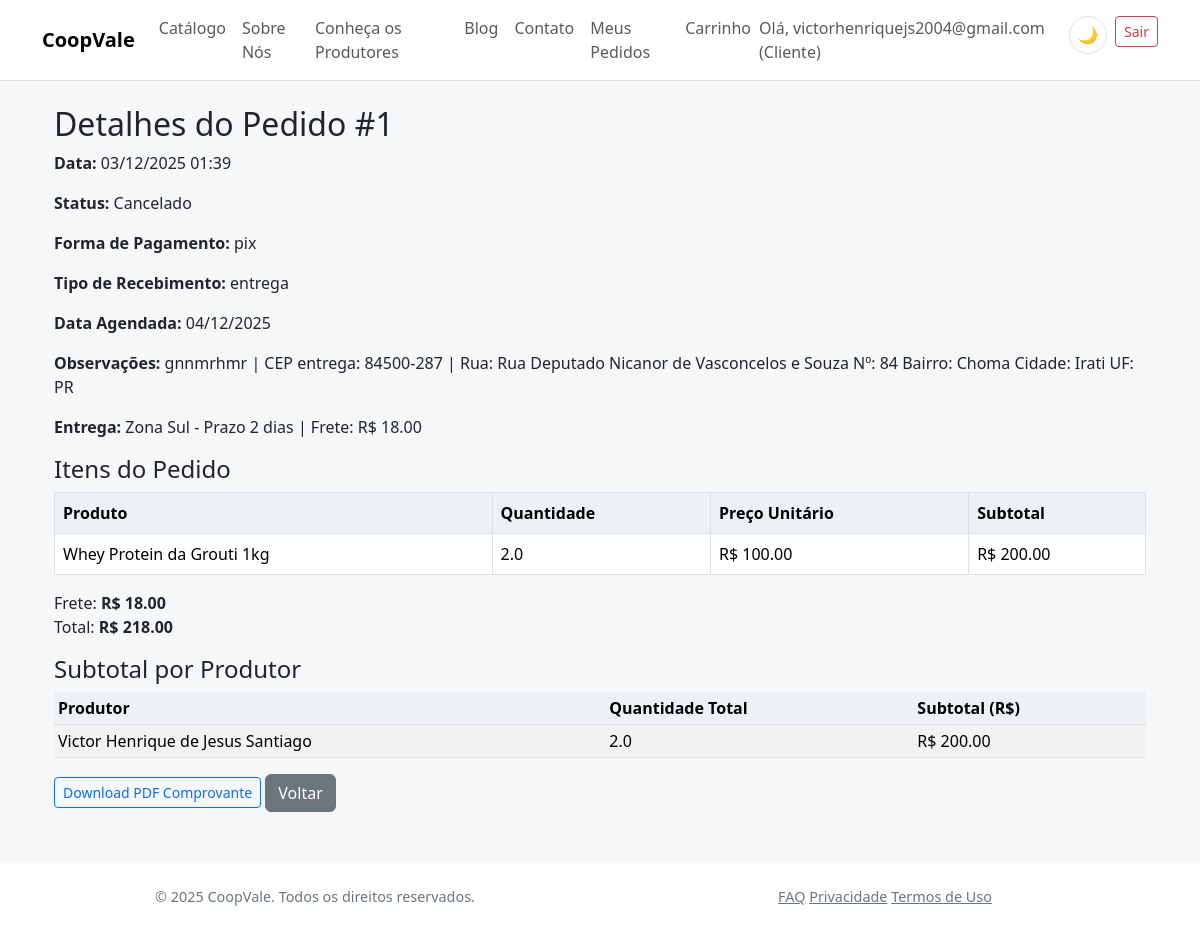
The app's page /pedidos/pedido/1 (signed in) with its own data.
### app/models/core.py (models this page shows, shortened)
class Usuario(db.Model, UserMixin):
    __tablename__ = 'usuarios'
    id = db.Column(db.Integer, primary_key=True)
    email = db.Column(db.String(150), unique=True, nullable=False)
    senha_hash = db.Column(db.String(256), nullable=False)
    tipo_usuario = db.Column(db.String(50), nullable=False, default='visitante')
    ativo = db.Column(db.Boolean, default=True)
    produtor_perfil = db.relationship('Produtor', backref='usuario', uselist=False, lazy=True)
    cliente_perfil = db.relationship('Cliente', backref='usuario', uselist=False, lazy=True)

class Pedido(db.Model):
    __tablename__ = 'pedidos'
    id = db.Column(db.Integer, primary_key=True)
    cliente_id = db.Column(db.Integer, db.ForeignKey('clientes.id'), nullable=False)
    data = db.Column(db.DateTime, default=lambda: datetime.now(timezone.utc))
    status = db.Column(db.String(50), default='Aguardando confirmação')
    forma_pagamento = db.Column(db.String(50))
    tipo_recebimento = db.Column(db.String(50))
    total = db.Column(db.Float, default=0.0)
    entrega_tipo = db.Column(db.String(20))  # 'retirada' ou 'entrega'
    ponto_retirada_id = db.Column(db.Integer, db.ForeignKey('pontos_retirada.id'))
    taxa_entrega_id = db.Column(db.Integer, db.ForeignKey('taxas_entrega.id'))
    valor_frete = db.Column(db.Float, default=0.0)
    data_agendada = db.Column(db.DateTime)
    observacoes = db.Column(db.Text)
    data_cancelamento = db.Column(db.DateTime)
    motivo_cancelamento = db.Column(db.Text)
    cancelado_por = db.Column(db.String(50))  # cliente, admin, sistema
    itens = db.relationship('ItemPedido', backref='pedido', lazy=True)
    ponto_retirada = db.relationship('PontoRetirada', backref='pedidos', lazy=True)
    taxa_entrega = db.relationship('TaxaEntrega', backref='pedidos', lazy=True)

class TaxaEntrega(db.Model):
    __tablename__ = 'taxas_entrega'
    id = db.Column(db.Integer, primary_key=True)
    regiao = db.Column(db.String(100), nullable=False)
    valor = db.Column(db.Float, nullable=False)
    prazo_dias = db.Column(db.Integer, default=1)
    ativo = db.Column(db.Boolean, default=True)

class ItemPedido(db.Model):
    __tablename__ = 'itens_pedido'
    id = db.Column(db.Integer, primary_key=True)
    pedido_id = db.Column(db.Integer, db.ForeignKey('pedidos.id'), nullable=False)
    produto_id = db.Column(db.Integer, db.ForeignKey('produtos.id'), nullable=False)
    quantidade = db.Column(db.Float, nullable=False)
    preco_unitario = db.Column(db.Float, nullable=False)
    produto = db.relationship('Produto')

class Produto(db.Model):
    __tablename__ = 'produtos'
    id = db.Column(db.Integer, primary_key=True)
    nome = db.Column(db.String(150), nullable=False)
    descricao = db.Column(db.Text)
    preco = db.Column(db.Float, nullable=False)
    unidade = db.Column(db.String(20))
    estoque = db.Column(db.Float, default=0.0)
    imagens = db.Column(db.Text)
    tags = db.Column(db.String(200))
    subcategoria = db.Column(db.String(100))
    origem = db.Column(db.String(150))
    informacoes_nutricionais = db.Column(db.Text)
    preco_promocional = db.Column(db.Float)
    sazonal_inicio = db.Column(db.DateTime)
    sazonal_fim = db.Column(db.DateTime)
    produtor_id = db.Column(db.Integer, db.ForeignKey('produtores.id'), nullable=False)
    categoria_id = db.Column(db.Integer, db.ForeignKey('categorias.id'), nullable=False)
    reviews = db.relationship('Review', backref='produto', lazy=True)

class Produtor(db.Model):
    __tablename__ = 'produtores'
    id = db.Column(db.Integer, primary_key=True)
    usuario_id = db.Column(db.Integer, db.ForeignKey('usuarios.id'), unique=True, nullable=False)
    nome = db.Column(db.String(150), nullable=False)
    cpf = db.Column(db.String(14), unique=True, nullable=False)
    telefone = db.Column(db.String(20))
    endereco = db.Column(db.Text)
    certificacoes = db.Column(db.Text)
    descricao = db.Column(db.Text)
    fotos = db.Column(db.Text)
    produtos = db.relationship('Produto', backref='produtor', lazy=True)

### app/blueprints/pedidos/routes.py (the view)
@pedidos_bp.route('/pedido/<int:pedido_id>', endpoint='detalhe_pedido')
@login_required
def detalhe_pedido(pedido_id):
    pedido = db.session.get(Pedido, pedido_id)
    if not pedido:
        abort(404)
    if pedido.cliente.usuario_id != current_user.id:
        flash('Acesso não autorizado.', 'danger')
        return redirect(url_for('pedidos.historico'))
    mapa = {}
    for item in pedido.itens:
        produtor = item.produto.produtor
        if not produtor:
            pid = 'na'
            nome = 'N/A'
        else:
            pid = produtor.id
            nome = produtor.nome
        if pid not in mapa:
            mapa[pid] = {'nome': nome, 'quantidade': 0, 'subtotal': 0.0}
        mapa[pid]['quantidade'] += item.quantidade
        mapa[pid]['subtotal'] += float(item.preco_unitario or 0) * item.quantidade
    return render_template('pedidos/detalhe_pedido.html', pedido=pedido, mapa_produtores=mapa)

### app/templates/pedidos/detalhe_pedido.html (shortened to what this page needs)
{% extends 'base.html' %}
{% block content %}
<div class="container mt-4">
  <h2>Detalhes do Pedido #{{ pedido.id }}</h2>
  <p><strong>Data:</strong> {{ pedido.data.strftime('%d/%m/%Y %H:%M') }}</p>
  <p><strong>Status:</strong> {{ pedido.status }}</p>
  <p><strong>Forma de Pagamento:</strong> {{ pedido.forma_pagamento }}</p>
  <p><strong>Tipo de Recebimento:</strong> {{ pedido.tipo_recebimento }}</p>
  <p><strong>Data Agendada:</strong> {{ pedido.data_agendada.strftime('%d/%m/%Y') if pedido.data_agendada else '-' }}</p>
  <p><strong>Observações:</strong> {{ pedido.observacoes or '-' }}</p>
  {% if pedido.entrega_tipo == 'entrega' and pedido.taxa_entrega %}
  <p><strong>Entrega:</strong> {{ pedido.taxa_entrega.regiao }} - Prazo {{ pedido.taxa_entrega.prazo_dias }} dia{% if pedido.taxa_entrega.prazo_dias>1 %}s{% endif %} | Frete: R$ {{ '%.2f'|format(pedido.valor_frete or 0) }}</p>
  {% elif pedido.entrega_tipo == 'retirada' and pedido.ponto_retirada %}
  <p><strong>Ponto de Retirada:</strong> {{ pedido.ponto_retirada.nome }} - {{ pedido.ponto_retirada.endereco }}{% if pedido.ponto_retirada.dias_funcionamento %} ({{ pedido.ponto_retirada.dias_funcionamento }}){% endif %}</p>
  {% endif %}
  <h4>Itens do Pedido</h4>
  <table class="table table-bordered">
    <thead>
      <tr>
        <th>Produto</th>
        <th>Quantidade</th>
        <th>Preço Unitário</th>
        <th>Subtotal</th>
      </tr>
    </thead>
    <tbody>
      {% for item in pedido.itens %}
      <tr>
        <td>{{ item.produto.nome }}</td>
        <td>{{ item.quantidade }}</td>
        <td>R$ {{ '%.2f'|format(item.preco_unitario) }}</td>
        <td>R$ {{ '%.2f'|format(item.preco_unitario * item.quantidade) }}</td>
      </tr>
      {% endfor %}
    </tbody>
  </table>
  <div class="mb-3">
    {% if pedido.valor_frete %}
    <div>Frete: <strong>R$ {{ '%.2f'|format(pedido.valor_frete) }}</strong></div>
    {% endif %}
    <div>Total: <strong>R$ {{ '%.2f'|format(pedido.total) }}</strong></div>
  </div>
  <h4>Subtotal por Produtor</h4>
  <table class="table table-sm table-striped">
    <thead>
      <tr>
        <th>Produtor</th>
        <th>Quantidade Total</th>
        <th>Subtotal (R$)</th>
      </tr>
    </thead>
    <tbody>
      {% for produtor_id, dados in mapa_produtores.items() %}
      <tr>
        <td>{{ dados.nome }}</td>
        <td>{{ dados.quantidade }}</td>
        <td>R$ {{ '%.2f'|format(dados.subtotal) }}</td>
      </tr>
      {% endfor %}
    </tbody>
  </table>
  <a href="{{ url_for('pedidos.comprovante_pdf', pedido_id=pedido.id) }}" class="btn btn-outline-primary btn-sm">Download PDF Comprovante</a>
  <a href="{{ url_for('pedidos.historico') }}" class="btn btn-secondary">Voltar</a>
</div>
{% endblock %}

### app/templates/base.html (shortened to what this page needs)
<!doctype html>
<html lang="pt-br">
<head>
    <link href="https://cdn.jsdelivr.net/npm/bootstrap@5.3.2/dist/css/bootstrap.min.css" rel="stylesheet">
    <link href="{{ url_for('static', filename='css/theme.css') }}" rel="stylesheet">
</head>
<body>
    <nav class="navbar navbar-expand-lg navbar-light bg-light border-bottom">
        <div class="container">
            <a class="navbar-brand" href="{{ url_for('main_bp.index') }}">CoopVale</a>
            <div class="collapse navbar-collapse" id="navbarNav">
                <ul class="navbar-nav me-auto">
                    <li class="nav-item">
                        <a class="nav-link" href="{{ url_for('produtos_bp.catalogo') }}">Catálogo</a>
                    </li>
                    <li class="nav-item">
                        <a class="nav-link" href="{{ url_for('main_bp.sobre') }}">Sobre Nós</a>
                    </li>
                    <li class="nav-item">
                        <a class="nav-link" href="{{ url_for('main_bp.produtores') }}">Conheça os Produtores</a>
                    </li>
                    <li class="nav-item">
                        <a class="nav-link" href="{{ url_for('main_bp.blog_redirect') }}">Blog</a>
                    </li>
                    <li class="nav-item">
                        <a class="nav-link" href="{{ url_for('main_bp.contato') }}">Contato</a>
                    </li>
                    {% if current_user.is_authenticated and current_user.tipo_usuario == 'cliente' %}
                    <li class="nav-item">
                        <a class="nav-link" href="{{ url_for('pedidos.historico') }}">Meus Pedidos</a>
                    </li>
                    <li class="nav-item">
                        <a class="nav-link" href="{{ url_for('pedidos.carrinho') }}">Carrinho</a>
                    </li>
                    {% endif %}
                </ul>
                <ul class="navbar-nav">
                    {% if current_user.is_authenticated %}
                    <li class="nav-item">
                        <span class="navbar-text me-3">
                            Olá, {{ current_user.email }} ({{ current_user.tipo_usuario.capitalize() }})
                        </span>
                    </li>
                    <li class="nav-item me-2">
                        <button class="theme-toggle" id="themeToggle" title="Alternar tema">
                            <span id="themeIcon">🌙</span>
                        </button>
                    </li>
                    <li class="nav-item">
                        <a class="btn btn-sm btn-outline-danger" href="{{ url_for('auth.logout') }}">Sair</a>
                    </li>
                    {% endif %}
                </ul>
            </div>
        </div>
    </nav>
    <div class="container mt-4">
        {% block content %}{% endblock %}
    </div>
    <footer class="footer">
        <div class="container">
            <div class="row">
                <div class="col-md-6 text-center text-md-left">
                    <span class="text-muted">© 2025 CoopVale. Todos os direitos reservados.</span>
                </div>
                <div class="col-md-6 text-center text-md-right">
                    <a href="{{ url_for('main_bp.faq') }}" class="text-muted mr-3">FAQ</a>
                    <a href="{{ url_for('main_bp.privacidade') }}" class="text-muted mr-3">Privacidade</a>
                    <a href="{{ url_for('main_bp.termos') }}" class="text-muted">Termos de Uso</a>
                </div>
            </div>
        </div>
    </footer>
</body>
</html>

### app/static/css/theme.css (style rules this page uses)
:root { --coop-green: #1e7e34; --coop-green-light: #27a844; --coop-green-dark: #155724; --coop-accent: #ffb347; --coop-accent-dark: #ff9f2e; --coop-bg: #f5f7f9; --coop-bg-secondary: #ffffff; --coop-text: #212529; --coop-text-muted: #6c757d; --coop-border: #dee2e6; --coop-card-shadow: rgba(0,0,0,.06); --coop-card-shadow-hover: rgba(0,0,0,.12); --coop-border-radius: .65rem; --coop-table-bg: #eef1f3; }
* { transition: background-color .2s ease, color .2s ease, border-color .2s ease; }
body { background: var(--coop-bg); color: var(--coop-text); }
.navbar-nav { list-style: none; margin: 0; padding: 0; }
.navbar-nav .nav-item { display: inline-block; }
.navbar-nav .nav-link { text-decoration: none; }
.navbar-brand { font-weight:700; }
.navbar.bg-light, .footer { background: var(--coop-bg-secondary)!important; border-color: var(--coop-border)!important; }
.table { color: var(--coop-text); }
.table thead th { background: var(--coop-table-bg); border-color: var(--coop-border); }
.table td, .table th { border-color: var(--coop-border); }
.footer { font-size:.9rem; }
.text-muted { color: var(--coop-text-muted)!important; }
.theme-toggle { background: var(--coop-bg-secondary); border: 1px solid var(--coop-border); border-radius: 50%; width: 38px; height: 38px; display: flex; align-items: center; justify-content: center; cursor: pointer; transition: all .2s ease; }

### app/templates/base.html (style rules this page uses)
.footer { background-color: #f8f9fa; padding: 24px 0; margin-top: 50px; }

### records on screen
Usuario: email "victorhenriquejs2004@gmail.com", tipo_usuario "Cliente"
Pedido: id "1", data "03/12/2025 01:39", status "Cancelado", forma_pagamento "pix", tipo_recebimento "entrega", data_agendada "04/12/2025", observacoes "gnnmrhmr | CEP entrega: 84500-287 | Rua: Rua Deputado Nicanor de Vasconcelos e Souza Nº: 84 Bairro: Choma Cidade: Irati UF: PR", valor_frete "18.00", total "218.00"
TaxaEntrega: taxa_entrega.regiao "Zona Sul", taxa_entrega.prazo_dias "2"
ItemPedido: produto.nome "Whey Protein da Grouti 1kg", quantidade "2.0", preco_unitario "100.00", item.preco_unitario*item.quantidade "200.00"
Produtor: nome "Victor Henrique de Jesus Santiago"

### other values on screen
{{ dados.quantidade }} "2.0"
{{ '%.2f'|format(dados.subtotal) }} "200.00"
